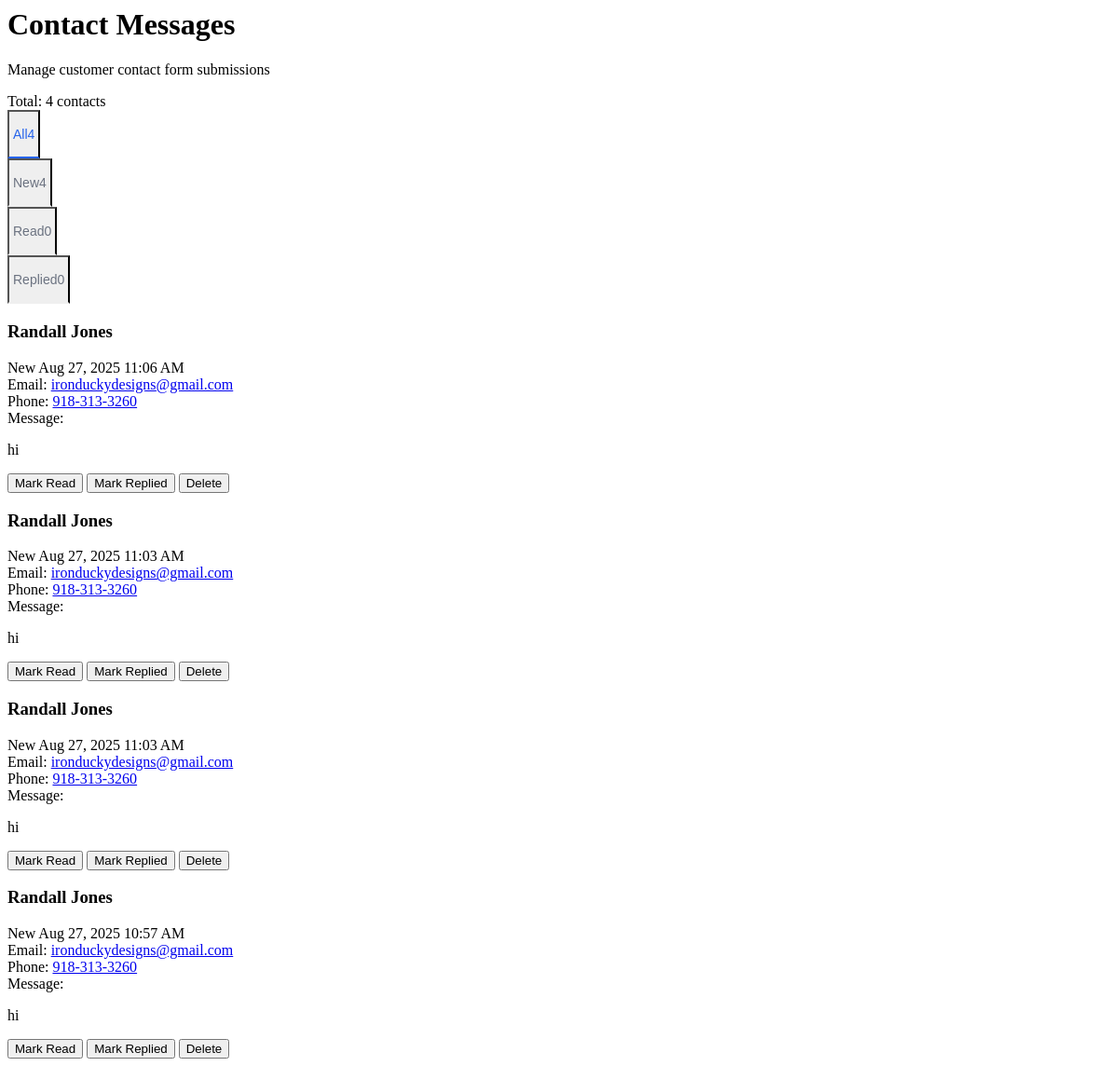
Page /views/admin/contacts.php on the committed database.
### tables this page shows
CREATE TABLE contacts (
    id INTEGER PRIMARY KEY AUTOINCREMENT,
    name VARCHAR(255) NOT NULL,
    email VARCHAR(255) NOT NULL,
    phone VARCHAR(50),
    service_type VARCHAR(100),
    message TEXT,
    status VARCHAR(20) DEFAULT 'new',
    created_at DATETIME DEFAULT CURRENT_TIMESTAMP,
    updated_at DATETIME DEFAULT CURRENT_TIMESTAMP
);

### src/Models/Contact.php (called while the page is built, shortened)
<?php
class Contact extends Model
{
    protected static string $table = 'contacts';
    public static function getByStatus(string $status): array
    {
        return Database::fetchAll(
            "SELECT * FROM " . self::$table . " WHERE status = ? ORDER BY created_at DESC",
            [$status]
        );
    }
    public static function all(?int $userId = null): array
    {
        $sql = "SELECT * FROM " . self::$table;
        $params = [];
        $sql .= " ORDER BY created_at DESC";
        return Database::fetchAll($sql, $params);
    }
    public static function count(?int $userId = null): int
    {
        $sql = "SELECT COUNT(*) as count FROM " . self::$table;
        $params = [];
        $result = Database::fetchOne($sql, $params);
        return $result['count'] ?? 0;
    }
}

### src/Core/Database.php (called while the page is built, shortened)
<?php
class Database
{
    private static ?PDO $connection = null;
    private static ?string $dbPath = null;
    public static function init(?string $dbPath = null): void
    {
        self::$dbPath = $dbPath ?? __DIR__ . '/../../database/app.db';
    }
    public static function getConnection(): PDO
    {
        if (self::$connection === null) {
            try {
                $dbDir = dirname(self::$dbPath);
                self::$connection = new PDO(
                    'sqlite:' . self::$dbPath,
                    null,
                    null,
                    [
                        PDO::ATTR_ERRMODE => PDO::ERRMODE_EXCEPTION,
                        PDO::ATTR_DEFAULT_FETCH_MODE => PDO::FETCH_ASSOC,
                        PDO::ATTR_EMULATE_PREPARES => false,
                    ]
                );
                self::$connection->exec('PRAGMA foreign_keys = ON');
            } catch (PDOException $e) {
                throw new \Exception('Database connection failed: ' . $e->getMessage());
            }
        }
        return self::$connection;
    }
    public static function query(string $sql, array $params = []): \PDOStatement
    {
        $stmt = self::getConnection()->prepare($sql);
        $stmt->execute($params);
        return $stmt;
    }
    public static function fetchAll(string $sql, array $params = []): array
    {
        return self::query($sql, $params)->fetchAll();
    }
    public static function fetchOne(string $sql, array $params = []): ?array
    {
        $result = self::query($sql, $params)->fetch();
        return $result ?: null;
    }
}

### views/admin/contacts.php (the view, shortened to what this page needs)
<?php
$status = $_GET['status'] ?? 'all';
$page = (int)($_GET['page'] ?? 1);
$perPage = 10;
$offset = ($page - 1) * $perPage;
if ($status === 'all') {
    $contacts = Contact::all();
} else {
    $contacts = Contact::getByStatus($status);
}
$totalContacts = count($contacts);
$paginatedContacts = array_slice($contacts, $offset, $perPage);
$statusCounts = [
    'all' => Contact::count(),
    'new' => count(Contact::getByStatus('new')),
    'read' => count(Contact::getByStatus('read')),
    'replied' => count(Contact::getByStatus('replied'))
];
?>
<div class="space-y-6">
    <div class="flex items-center justify-between">
        <div>
            <h1 class="text-2xl font-bold text-gray-900">Contact Messages</h1>
            <p class="text-gray-600">Manage customer contact form submissions</p>
        </div>
        <div class="text-sm text-gray-500">
            Total: <?= $totalContacts ?> contacts
        </div>
    </div>
    <div class="bg-white rounded-lg shadow-sm border border-gray-200">
        <div class="border-b border-gray-200">
            <nav class="flex space-x-8 px-6" aria-label="Contact status tabs">
                <button class="contact-status-tab <?= $status === 'all' ? 'active' : '' ?>"
                        hx-get="/admin/contacts?status=all"
                        hx-target="#contacts-content"
                        hx-push-url="true">
                    All <span class="ml-1 bg-gray-100 text-gray-600 px-2 py-1 rounded-full text-xs"><?= $statusCounts['all'] ?></span>
                </button>
                <button class="contact-status-tab <?= $status === 'new' ? 'active' : '' ?>"
                        hx-get="/admin/contacts?status=new"
                        hx-target="#contacts-content"
                        hx-push-url="true">
                    New <span class="ml-1 bg-blue-100 text-blue-600 px-2 py-1 rounded-full text-xs"><?= $statusCounts['new'] ?></span>
                </button>
                <button class="contact-status-tab <?= $status === 'read' ? 'active' : '' ?>"
                        hx-get="/admin/contacts?status=read"
                        hx-target="#contacts-content"
                        hx-push-url="true">
                    Read <span class="ml-1 bg-yellow-100 text-yellow-600 px-2 py-1 rounded-full text-xs"><?= $statusCounts['read'] ?></span>
                </button>
                <button class="contact-status-tab <?= $status === 'replied' ? 'active' : '' ?>"
                        hx-get="/admin/contacts?status=replied"
                        hx-target="#contacts-content"
                        hx-push-url="true">
                    Replied <span class="ml-1 bg-green-100 text-green-600 px-2 py-1 rounded-full text-xs"><?= $statusCounts['replied'] ?></span>
                </button>
            </nav>
        </div>
        <div id="contacts-content" class="p-6">
            <?php if (empty($paginatedContacts)): ?>
                <div class="text-center py-12">
                    <i class="icon-[heroicons--envelope-20-solid] text-gray-400 text-4xl mb-4"></i>
                    <h3 class="text-lg font-medium text-gray-900 mb-2">No contacts found</h3>
                    <p class="text-gray-500">
                        <?= $status === 'all' ? 'No contact messages have been received yet.' : "No {$status} contact messages found." ?>
                    </p>
                </div>
            <?php else: ?>
                <div class="space-y-4">
                    <?php foreach ($paginatedContacts as $contact): ?>
                        <div class="contact-item bg-gray-50 rounded-lg p-4 border-l-4 <?= $contact['status'] === 'new' ? 'border-blue-500' : ($contact['status'] === 'read' ? 'border-yellow-500' : 'border-green-500') ?>">
                            <div class="flex items-start justify-between">
                                <div class="flex-1">
                                    <div class="flex items-center space-x-3 mb-2">
                                        <h3 class="font-medium text-gray-900"><?= htmlspecialchars($contact['name']) ?></h3>
                                        <span class="px-2 py-1 text-xs rounded-full <?= $contact['status'] === 'new' ? 'bg-blue-100 text-blue-800' : ($contact['status'] === 'read' ? 'bg-yellow-100 text-yellow-800' : 'bg-green-100 text-green-800') ?>">
                                            <?= ucfirst($contact['status']) ?>
                                        </span>
                                        <span class="text-sm text-gray-500">
                                            <?= date('M j, Y g:i A', strtotime($contact['created_at'])) ?>
                                        </span>
                                    </div>
                                    <div class="grid grid-cols-1 md:grid-cols-3 gap-4 mb-3">
                                        <div>
                                            <span class="text-sm font-medium text-gray-700">Email:</span>
                                            <a href="mailto:<?= htmlspecialchars($contact['email']) ?>" class="text-blue-600 hover:text-blue-800 ml-1">
                                                <?= htmlspecialchars($contact['email']) ?>
                                            </a>
                                        </div>
                                        <?php if ($contact['phone']): ?>
                                        <div>
                                            <span class="text-sm font-medium text-gray-700">Phone:</span>
                                            <a href="tel:<?= htmlspecialchars($contact['phone']) ?>" class="text-blue-600 hover:text-blue-800 ml-1">
                                                <?= htmlspecialchars($contact['phone']) ?>
                                            </a>
                                        </div>
                                        <?php endif; ?>
                                    </div>
                                    <?php if ($contact['message']): ?>
                                    <div class="bg-white p-3 rounded border">
                                        <span class="text-sm font-medium text-gray-700">Message:</span>
                                        <p class="mt-1 text-gray-900"><?= nl2br(htmlspecialchars($contact['message'])) ?></p>
                                    </div>
                                    <?php endif; ?>
                                </div>
                                <div class="flex items-center space-x-2 ml-4">
                                    <?php if ($contact['status'] === 'new'): ?>
                                        <button class="px-3 py-1 text-sm bg-yellow-500 hover:bg-yellow-600 text-white rounded transition-colors"
                                                hx-post="/admin/contacts/update-status"
                                                hx-vals='{"id": "<?= $contact['id'] ?>", "status": "read"}'
                                                hx-target="#contacts-content"
                                                hx-swap="outerHTML">
                                            Mark Read
                                        </button>
                                    <?php endif; ?>
                                    <?php if ($contact['status'] !== 'replied'): ?>
                                        <button class="px-3 py-1 text-sm bg-green-500 hover:bg-green-600 text-white rounded transition-colors"
                                                hx-post="/admin/contacts/update-status"
                                                hx-vals='{"id": "<?= $contact['id'] ?>", "status": "replied"}'
                                                hx-target="#contacts-content"
                                                hx-swap="outerHTML">
                                            Mark Replied
                                        </button>
                                    <?php endif; ?>
                                    <button class="px-3 py-1 text-sm bg-red-500 hover:bg-red-600 text-white rounded transition-colors"
                                            hx-delete="/admin/contacts/delete"
                                            hx-vals='{"id": "<?= $contact['id'] ?>"}'
                                            hx-target="#contacts-content"
                                            hx-swap="outerHTML"
                                            hx-confirm="Are you sure you want to delete this contact?">
                                        Delete
                                    </button>
                                </div>
                            </div>
                        </div>
                    <?php endforeach; ?>
                </div>
            <?php endif; ?>
        </div>
    </div>
</div>

### views/admin/contacts.php (style rules this page uses)
.contact-status-tab { padding: 1rem 0.25rem; border-bottom: 2px solid transparent; font-weight: 500; font-size: 0.875rem; color: #6B7280; transition: color 200ms, border-color 200ms; display: flex; align-items: center; }
.contact-status-tab.active { color: #2563EB; border-bottom-color: #2563EB; }

### rows in the picture
contacts: name "Randall Jones", status "New", created_at "Aug 27, 2025 11:06 AM", email "ironduckydesigns@gmail.com", phone "918-313-3260", message "hi"
contacts: name "Randall Jones", status "New", created_at "Aug 27, 2025 11:03 AM", email "ironduckydesigns@gmail.com", phone "918-313-3260", message "hi"
contacts: name "Randall Jones", status "New", created_at "Aug 27, 2025 11:03 AM", email "ironduckydesigns@gmail.com", phone "918-313-3260", message "hi"
contacts: name "Randall Jones", status "New", created_at "Aug 27, 2025 10:57 AM", email "ironduckydesigns@gmail.com", phone "918-313-3260", message "hi"

### other values in the picture
$totalContacts "4"
$statusCounts['all'] "4"
$statusCounts['new'] "4"
$statusCounts['read'] "0"
$statusCounts['replied'] "0"
